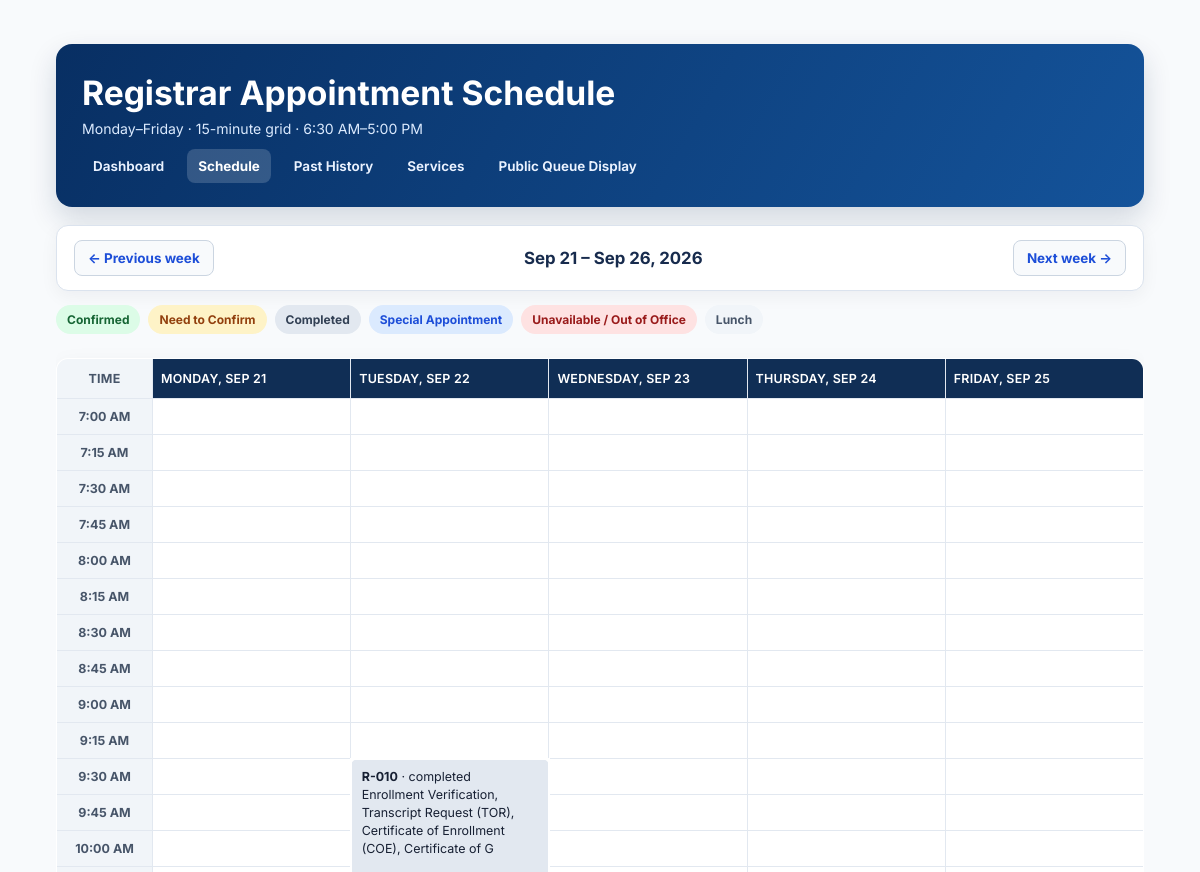
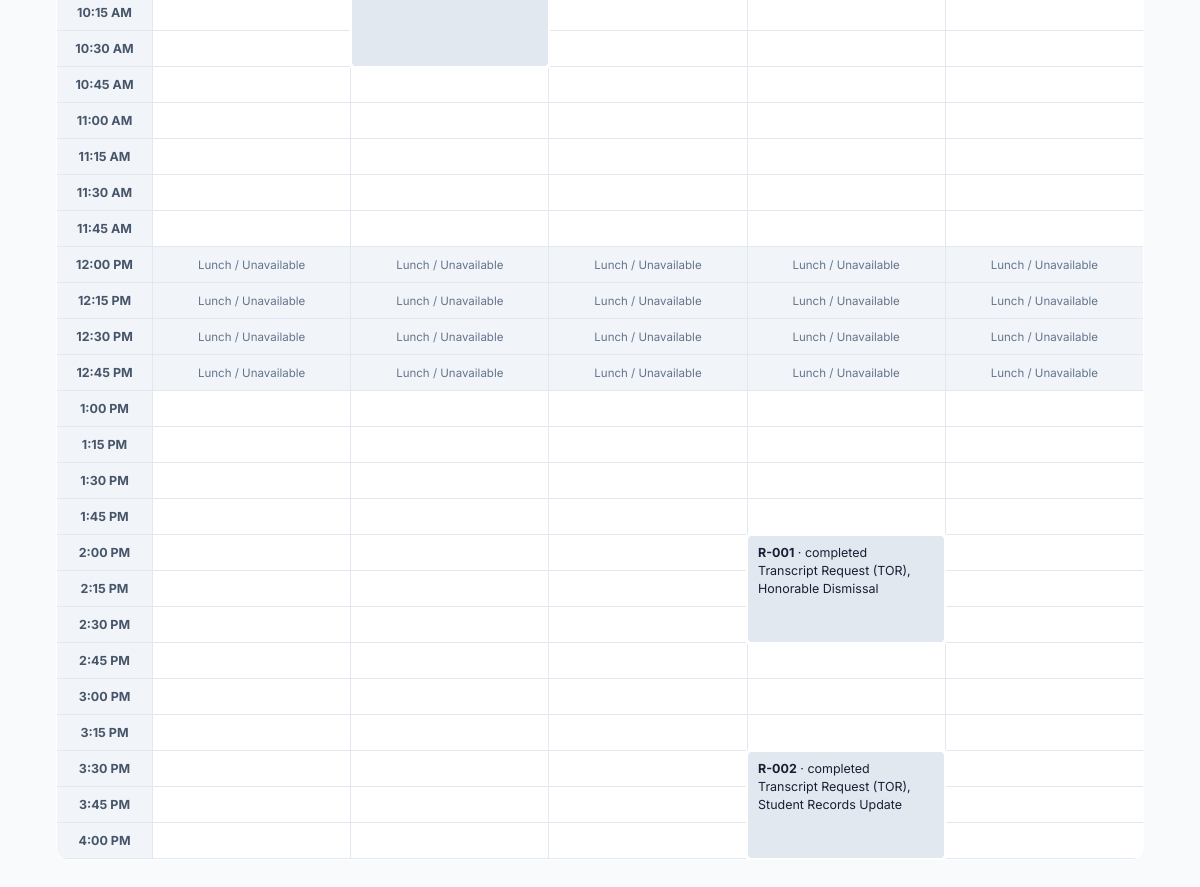
The app's page /schedule-calendar.php?week=2026-09-21 (signed in) with its own data (2 pictures, top to bottom).
### tables this page shows
CREATE TABLE `appointments` (
  `id` int(11) NOT NULL AUTO_INCREMENT,
  `slot_id` int(11) DEFAULT NULL,
  `student_id` varchar(50) NOT NULL,
  `office` varchar(50) NOT NULL,
  `service` varchar(100) NOT NULL,
  `appointment_date` date NOT NULL,
  `appointment_time` time NOT NULL,
  `status` varchar(50) NOT NULL DEFAULT 'Pending',
  `rejection_reason` text DEFAULT NULL,
  `registrar_notes` text DEFAULT NULL,
  `queue_number` varchar(20) NOT NULL DEFAULT '',
  `queue_status` varchar(30) NOT NULL DEFAULT 'Waiting',
  `called_at` datetime DEFAULT NULL,
  `created_at` timestamp NOT NULL DEFAULT current_timestamp(),
  `updated_at` timestamp NOT NULL DEFAULT current_timestamp() ON UPDATE current_timestamp(),
  `processed_at` datetime DEFAULT NULL,
  PRIMARY KEY (`id`),
  KEY `student_id` (`student_id`),
  KEY `slot_id` (`slot_id`),
  CONSTRAINT `appointments_ibfk_1` FOREIGN KEY (`student_id`) REFERENCES `users` (`student_id`)
);

### schedule-calendar.php (the view, shortened to what this page needs)
<?php
require_once __DIR__ . '/db.php';
$date = trim($_GET['week'] ?? date('Y-m-d'));
$week_start = strtotime($date);
$week_start = strtotime('monday this week', $week_start);
$start = date('Y-m-d', $week_start);
$end = date('Y-m-d', strtotime('+5 days', $week_start));
$previous = date('Y-m-d', strtotime('-7 days', $week_start));
$next = date('Y-m-d', strtotime('+7 days', $week_start));
$days = [];
for ($d = 0; $d < 5; $d++) $days[] = date('Y-m-d', strtotime("+$d days", $week_start));
$items = [];
$stmt = mysqli_prepare($con, "SELECT id, appointment_date, appointment_time, service, status, queue_status, queue_number FROM appointments WHERE office = 'registrar' AND appointment_date BETWEEN ? AND ? AND status NOT IN ('Cancelled','Rejected') ORDER BY appointment_time");
mysqli_stmt_bind_param($stmt, 'ss', $start, $end); mysqli_stmt_execute($stmt); $res = mysqli_stmt_get_result($stmt);
while ($res && $row = mysqli_fetch_assoc($res)) $items[$row['appointment_date']][] = $row;
$slot_rows = [];
$slots_stmt = mysqli_prepare($con, "SELECT slot_date,start_time,end_time,status FROM appointment_slots WHERE office='registrar' AND slot_date BETWEEN ? AND ? ORDER BY start_time");
mysqli_stmt_bind_param($slots_stmt, 'ss', $start, $end); mysqli_stmt_execute($slots_stmt); $sr = mysqli_stmt_get_result($slots_stmt);
while ($sr && $row = mysqli_fetch_assoc($sr)) $slot_rows[$row['slot_date']][] = $row;
$service_duration = [];
$duration_res = mysqli_query($con, "SELECT service_name, estimated_duration_min FROM services WHERE office_code='registrar'");
while ($duration_res && $dr = mysqli_fetch_assoc($duration_res)) $service_duration[$dr['service_name']] = max(15, (int)$dr['estimated_duration_min']);
function calendar_minute($time) { return ((int)substr($time,0,2))*60 + (int)substr($time,3,2); }
function calendar_class($status) { $s = strtolower($status); if ($s === 'completed') return 'completed'; return 'special'; }
?>
<!doctype html><html lang="en"><head><meta charset="utf-8"><meta name="viewport" content="width=device-width,initial-scale=1"><title>Registrar Schedule Calendar</title><link rel="stylesheet" href="admin.css"></head><body><main class="cal-wrap"><div class="cal-toolbar"><div><h1>Registrar Appointment Schedule</h1><p>Monday–Friday · 15-minute grid · 6:30 AM–5:00 PM</p></div><nav><a href="admin.php?office=registrar">Dashboard</a> · <a class="active" aria-current="page" href="schedule-calendar.php">Schedule</a> · <a href="appointment-history.php">Past History</a> · <a href="admin.php?office=registrar#service-availability">Services</a> · <a href="now-serving.php" target="_blank">Public Queue Display</a></nav></div>
<div class="cal-toolbar"><a class="btn-refresh" href="?week=<?php echo $previous; ?>">← Previous week</a><strong><?php echo date('M j', $week_start) . ' – ' . date('M j, Y', strtotime($end)); ?></strong><a class="btn-refresh" href="?week=<?php echo $next; ?>">Next week →</a></div>
<div class="cal-legend"><span class="confirmed">Confirmed</span><span class="confirm">Need to Confirm</span><span class="completed">Completed</span><span class="special">Special Appointment</span><span class="unavailable">Unavailable / Out of Office</span><span class="lunch">Lunch</span></div>
<div class="cal-table-scroll"><table class="cal-grid"><thead><tr><th>Time</th><?php foreach($days as $day): ?><th><?php echo date('l, M j', strtotime($day)); ?></th><?php endforeach; ?></tr></thead><tbody>
<?php $occupied_until=[]; for($minute=420;$minute<=960;$minute+=15): $label=date('g:i A', mktime(0,$minute)); ?><tr><td><?php echo $label; ?></td><?php foreach($days as $day):
$appt=null; foreach($items[$day]??[] as $candidate) if(calendar_minute($candidate['appointment_time'])===$minute){$appt=$candidate;break;}
$slot=null; foreach($slot_rows[$day]??[] as $candidate) if(calendar_minute($candidate['start_time'])===$minute){$slot=$candidate;break;}
if(isset($occupied_until[$day]) && $minute < $occupied_until[$day]) { continue; }
if($appt){$duration=0; foreach(explode(', ', $appt['service']) as $service_name) $duration += $service_duration[$service_name] ?? 15; $span=max(1,min((int)ceil($duration/15),(1020-$minute)/15)); $occupied_until[$day]=$minute+$span*15; $effective_status=strtolower($appt['queue_status'])==='completed'?'completed':$appt['status']; $statusClass=calendar_class($effective_status); ?>
<td class="event <?php echo $statusClass; ?>" rowspan="<?php echo $span; ?>"><strong><?php echo htmlspecialchars($appt['queue_number'] ?: '#'.$appt['id']); ?></strong> · <?php echo htmlspecialchars($effective_status); ?><br><?php echo htmlspecialchars($appt['service']); ?></td>
<?php } elseif ($minute>=720 && $minute<780) { ?><td class="slot-cell lunch">Lunch / Unavailable</td>
<?php } elseif ($slot) { ?><td class="slot-cell <?php echo $slot['status']==='closed'?'unavailable':($slot['status']==='full'?'special':''); ?>" title="<?php echo htmlspecialchars($slot['status']); ?>"></td>
<?php } else { ?><td class="slot-cell"></td><?php } ?><?php endforeach; ?></tr><?php endfor; ?>
</tbody></table></div></main></body></html>

### admin.css (style rules this page uses)
:root { --bg: #f8fafc; --panel: #ffffff; --panel-alt: #f1f5f9; --text: #0f172a; --muted: #64748b; --heading: #1e293b; --header: #003366; --header-text: #ffffff; --header-link: #e2e8f0; --header-link-hover: #ffffff; --border: #e2e8f0; --button: #0284c7; --button-hover: #0369a1; --shadow: rgba(0, 0, 0, 0.06); --input-bg: #f8fafc; }
* { box-sizing: border-box; margin: 0; padding: 0; font-family: 'Inter', -apple-system, BlinkMacSystemFont, sans-serif; }
html { scroll-behavior: smooth; }
body { background-color: var(--bg); color: var(--text); padding: 20px; transition: background-color 0.3s ease, color 0.3s ease; min-height: 100vh; }
.btn-refresh { background: var(--panel); border: 1px solid var(--border); color: var(--text); padding: 7px 12px; border-radius: 6px; font-size: 0.85rem; font-weight: 600; cursor: pointer; display: flex; align-items: center; gap: 6px; transition: all 0.2s ease; }
table { width: 100%; border-collapse: collapse; margin-top: 10px; font-size: 0.88rem; }
th, td { padding: 12px 14px; text-align: left; border-bottom: 1px solid var(--border); }
th { background: var(--panel-alt); color: var(--muted); font-weight: 600; font-size: 0.78rem; text-transform: uppercase; letter-spacing: 0.05em; }
.cal-wrap { max-width:1580px;margin:0 auto!important;padding:24px clamp(14px,3vw,36px)!important;overflow:visible!important;color:#172033 }
.cal-wrap>.cal-toolbar:first-of-type { align-items:center;padding:24px 26px;margin:0 0 18px;border-radius:16px;background:linear-gradient(120deg,#082f63,#14539a);color:#fff;box-shadow:0 12px 28px rgba(15,39,75,.16) }
.cal-wrap>.cal-toolbar:first-of-type h1 { margin:4px 0 7px;color:#fff;font-size:clamp(1.5rem,3vw,2.1rem) }
.cal-wrap>.cal-toolbar:first-of-type p { margin:0;color:#dbeafe;font-size:.88rem }
.cal-wrap .cal-toolbar nav { display:flex;align-items:center;gap:6px;flex-wrap:wrap;font-size:0 }
.cal-wrap .cal-toolbar nav a { padding:9px 11px;border-radius:8px;color:#eaf2ff;text-decoration:none;font-size:.84rem;font-weight:650 }
.cal-wrap .cal-toolbar nav a:hover,.cal-wrap .cal-toolbar nav a.active { background:rgba(255,255,255,.17);color:#fff;text-decoration:none }
.cal-wrap>.cal-toolbar:nth-of-type(2) { padding:14px 17px;border:1px solid #dbe3ee;border-radius:12px;background:#fff;box-shadow:0 5px 18px rgba(15,23,42,.05) }
.cal-wrap>.cal-toolbar:nth-of-type(2)>strong { color:#172b4d;font-size:1.05rem }
.cal-wrap .cal-week-button,.cal-wrap>.cal-toolbar:nth-of-type(2) .btn-refresh { display:inline-flex;align-items:center;justify-content:center;padding:9px 13px;border:1px solid #cbd5e1;border-radius:8px;background:#f8fafc;color:#1d4ed8;text-decoration:none;font-size:.84rem;font-weight:700 }
.cal-wrap .cal-legend { gap:8px;margin:14px 0 }
.cal-wrap .cal-legend span { padding:6px 10px;border:1px solid transparent;border-radius:999px;font-weight:700 }
.cal-wrap .cal-legend .confirmed { background:#dcfce7;color:#166534 }
.cal-wrap .cal-legend .confirm { background:#fef3c7;color:#92400e }
.cal-wrap .cal-legend .completed { background:#e2e8f0;color:#334155 }
.cal-wrap .cal-legend .special { background:#dbeafe;color:#1d4ed8 }
.cal-wrap .cal-legend .unavailable { background:#fee2e2;color:#991b1b }
.cal-wrap .cal-legend .lunch { background:#f1f5f9;color:#475569 }
.cal-wrap .cal-grid { min-width:960px;border:1px solid #dbe3ee;border-radius:12px;overflow:hidden;box-shadow:0 8px 24px rgba(15,23,42,.06) }
.cal-wrap .cal-grid th,.cal-wrap .cal-grid td { height:36px;padding:5px;border-color:#e2e8f0 }
.cal-wrap .cal-grid th { padding:12px 8px;background:#102e55;color:#fff;font-size:.78rem;letter-spacing:.02em }
.cal-wrap .cal-grid th:first-child,.cal-wrap .cal-grid td:first-child { background:#f1f5f9;color:#475569;font-size:.78rem;font-weight:700 }
.cal-wrap .cal-grid .event { padding:8px 10px;border:2px solid #fff;border-radius:7px;color:#172033;font-size:.78rem;line-height:1.45 }
.cal-wrap .cal-grid .completed { background:#e2e8f0 }
.cal-wrap .cal-grid .slot-cell { background:#fff }
.cal-wrap .cal-grid .slot-cell.lunch { background:#f1f5f9;color:#64748b;font-size:.72rem;text-align:center }
.cal-wrap .cal-table-scroll { max-width:100%;overflow-x:auto;border-radius:12px }

### records on screen
appointments: queue_number "R-010", queue_status "completed", service "Enrollment Verification, Transcript Request (TOR), Certificate of Enrollment (COE), Certificate of G"
appointments: queue_number "R-001", queue_status "completed", service "Transcript Request (TOR), Honorable Dismissal"
appointments: queue_number "R-002", queue_status "completed", service "Transcript Request (TOR), Student Records Update"

### other values on screen
date('M j', $week_start) "Sep 21"
date('M j, Y', strtotime($end)) "Sep 26, 2026"
date('l, M j', strtotime($day)) "MONDAY, SEP 21"
date('l, M j', strtotime($day)) "TUESDAY, SEP 22"
date('l, M j', strtotime($day)) "WEDNESDAY, SEP 23"
date('l, M j', strtotime($day)) "THURSDAY, SEP 24"
date('l, M j', strtotime($day)) "FRIDAY, SEP 25"
$label "7:00 AM"
$label "7:15 AM"
$label "7:30 AM"
$label "7:45 AM"
$label "8:00 AM"
$label "8:15 AM"
$label "8:30 AM"
$label "8:45 AM"
